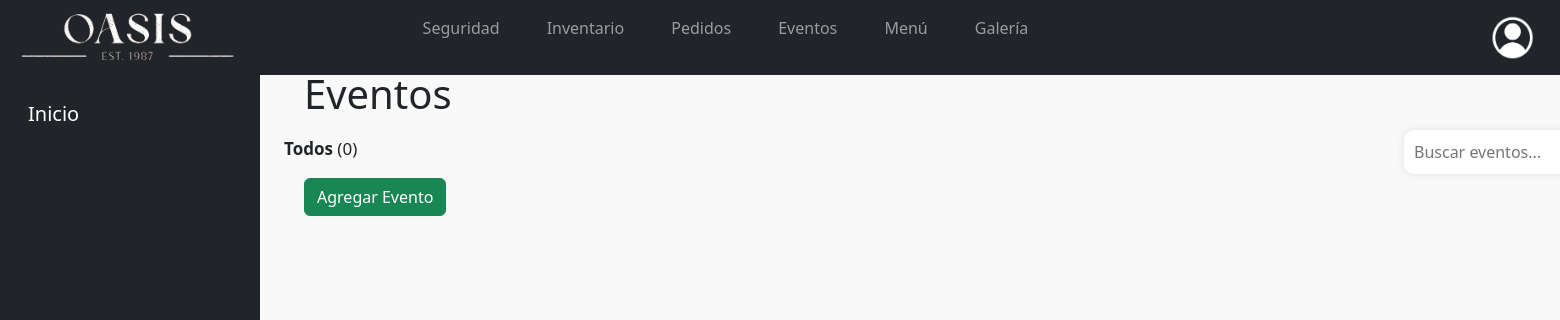
/Oasis/Gestion_Eventos/, run on an earlier commit of the app's database.
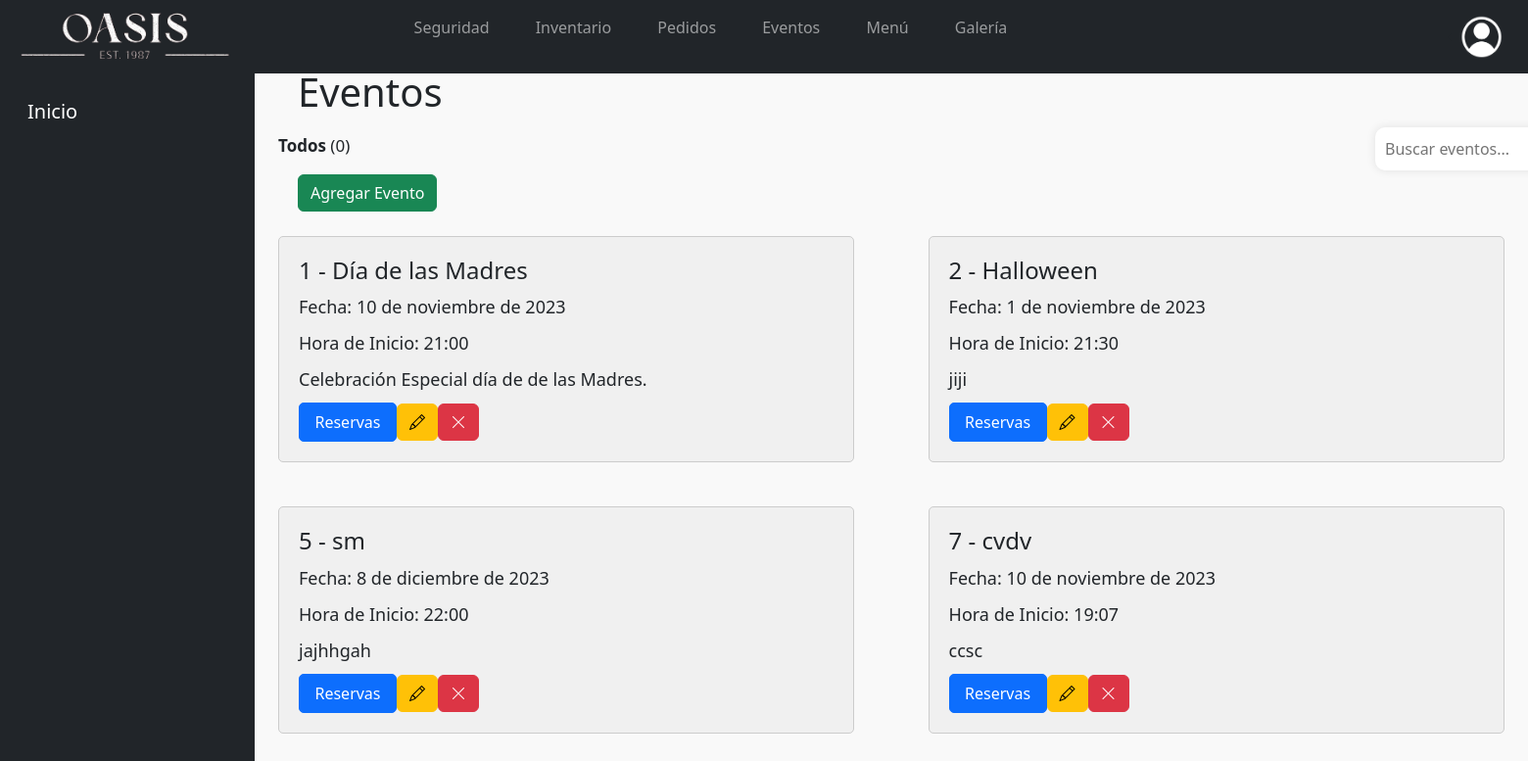
And on a later commit of the database.
### Oasis/models.py (models this page shows, shortened)
class Evento(models.Model):
    nombre = models.CharField(max_length=150)
    fecha = models.DateField()
    hora_incio = models.TimeField()
    descripcion = models.TextField()
    foto = models.ImageField(upload_to="fotos/", default= 'No_Image')

### Oasis/views.py (the view)
# urls.py: path('Gestion_Eventos/', views.Eventos, name='Eventos'),
def Eventos(request):
    q = Evento.objects.all()
    contexto = {'data' : q}
    return render(request, "Oasis/eventos/eveInicio.html", contexto)

### Oasis/templates/Oasis/eventos/eveInicio.html (shortened to what this page needs)
{% extends 'Oasis/barNav.html' %}
{% load static %}
{% block Opciones %}
  <li id='primeraOpcion' class="nav-item">
    <a class="nav-link text-white" href="{% url 'Eventos' %}">
      Inicio
    </a>
  </li>
{% endblock %}
{% block contenedor %}
    <h1>Eventos</h1>
    <div class="Contenido">
        <div class="conteos">
            <p><b>Todos</b> (<span id="totalUsuarios">0</span>)</p>
        </div>
        <div class="search">
            <input id="myInput" placeholder="Buscar eventos..." type="text">
        </div>
    </div>
    <div class="Agregar">
        <a type="button" class="btn btn-success" href="{% url 'eveForm' %}">Agregar Evento</a>
    </div>
    <div class="bloqueEvento">
        {% for i in data %}
            <div class="evento">
                <h2>{{ i.id}} - {{ i.nombre }}</h2>
                <p>Fecha: {{ i.fecha}}</p>
                <p>Hora de Inicio: {{ i.hora_incio }}</p>
                <p>{{ i.descripcion }}</p>
                <div class="botones">
                    <a href="{% url 'eveReserva' %}">
                        <button id="verReservaciones" class="btn btn-primary">Reservas</button>
                    </a>
                    <div class="botonesCrud">
                        <a type="button" class="btn btn-warning" href="{% url 'eveFormActualizar' i.id %}"><i class="bi bi-pencil"></i></a>
                        <a type="button" class="btn btn-danger" href="javascript:eliminar('{% url 'eliminarEvento' i.id %}')"><i class="bi bi-x-lg"></i></a>
                    </div>
                </div>
            </div>
        {% endfor %}
{% endblock %}

### Oasis/templates/Oasis/barNav.html (shortened to what this page needs)
{% load static %}
<!DOCTYPE html>
<html lang="en">
<head>
    <link rel="stylesheet" href="{% static 'Oasis/css/estiloDB.css' %}">
    <link rel="stylesheet" href="{% static 'Oasis/css/botonesDiseño.css' %}">
    <link rel="stylesheet" href="{% static 'Oasis/css/index.css' %}">
    <link rel="stylesheet" href="{% static 'Oasis/css/barrasGestiones.css' %}">
    <link rel="stylesheet" href="{% static 'Oasis/css/pedidos.css' %}">
    <link rel="stylesheet" href="{% static 'Oasis/css/mesas.css' %}">
    <link rel="stylesheet" href="{% static 'Oasis/css/pedidoEmpleado.css' %}">
    <link rel="stylesheet" href="{% static 'Oasis/css/eventos.css' %}">
    <link rel="stylesheet" href="{% static 'Oasis/css/galeria.css' %}">
    <link rel="stylesheet" href="{% static 'Oasis/css/bootstrap.min.css' %}">
    <link rel="stylesheet" href="https://cdn.jsdelivr.net/npm/bootstrap-icons@1.11.1/font/bootstrap-icons.css" />
    <link href="https://cdn.datatables.net/1.13.6/css/dataTables.bootstrap5.min.css" rel="stylesheet">
    <link href="https://cdnjs.cloudflare.com/ajax/libs/twitter-bootstrap/5.3.0/css/bootstrap.min.css" rel="stylesheet">
</head>
<body>
    <header>
        <nav class="navbar navbar-expand-lg bg-dark navbar-dark">
            <div class="container-fluid">
                <img src="{% static 'Oasis/img/logoOasisBlanco.png' %}" alt="logo_oasis" width="15%">
                <div class="collapse navbar-collapse " id="navbarSupportedContent">
                    <div id="pru">
                        <ul class="navbar-nav mb-2 mb-lg-0 navIzquierda">
                            <li class="nav-item">
                                <a class="nav-link toggle opcionesNav" href="{% url 'guInicio' %}" role="button">
                                    Seguridad
                                </a>
                            </li>
                            <li class="nav-item">
                                <a class="nav-link toggle opcionesNav" href="{% url 'invInicio'%}" role="button">
                                    Inventario
                                </a>
                            </li>
                            <li class="nav-item">
                                <a class="nav-link toggle opcionesNav" href="{% url 'peInicio' %}" role="button">
                                    Pedidos
                                </a>
                            </li>
                            <li class="nav-item">
                                <a class="nav-link toggle opcionesNav" href="{% url 'Eventos' %}" role="button">
                                    Eventos
                                </a>
                            </li>
                            <li class="nav-item">
                                <a class="nav-link toggle opcionesNav" href="{% url 'Menu' %}" role="button">
                                    Menú
                                </a>
                            </li>
                            <li class="nav-item">
                                <a class="nav-link toggle opcionesNav" href="{% url 'gaInicio' %}" role="button">
                                    Galería
                                </a>
                            </li>
                        </ul>
                        <div class="dropdown dropstart">
                            <button type="button" class="btn dropdown-toggle" data-bs-toggle="dropdown">
                              <img src="{% static 'Oasis/img/logoUser.png' %}" alt="LogoUsario" width="45px" height="45px">
                            </button>
                        </div>
                    </div>
                </div>
        </nav>
    </header>
    <div class="container-fluid">
        <div class="row">
            <nav id="sidebar" class="col-md-3 col-lg-2 d-md-block bg-dark sidebar">
                <div class="position-sticky">
                    <ul id="listaOpciones" class="nav flex-column">
                        {% block Opciones %}{% endblock %}
                    </ul>
                </div>
            </nav>
            <main class="col-md-9 ms-sm-auto col-lg-10 px-md-4">
                {% block contenedor %}
                {% endblock %}
            </main>
        </div>
    </div>
</body>
</html>

### Oasis/static/Oasis/css/index.css (style rules this page uses)
header { height: 70px; width: 100%; background-repeat: no-repeat; background-size: cover; position: sticky; z-index: 10; transition: background-color 0.3s; }
#pru { width: 100%; display: flex; flex-direction: row; justify-content:space-between ; }
.opcionesNav { color: white; font-size: 2.5vh; }
.navIzquierda { width: 50%; display: flex; justify-content: space-around; margin-left: 12%; }
.botones { width: 31%; display: flex; align-items: center; justify-content: space-between; }

### Oasis/static/Oasis/css/barrasGestiones.css (style rules this page uses)
#sidebar { position: sticky; top: 0; height: 100vh; overflow-y: auto; }
#primeraOpcion { display: flex; align-items: center; height: 60px; margin-top: 6%; color: white; font-size: 20px; }
main { background-color: #f9f9f9; }
main h1 { margin-left: 20px; }
.Contenido { display: flex; justify-content: space-between; align-items: center; width: 1500px; margin-right: 20px; }
.Agregar { margin-left: 20px; }
.conteos { display: flex; width: 500px; justify-content: space-between; }
.conteos p { margin-top: 10px; font-size: 17px; }
.search { display: inline-block; position: relative; }
.search input[type="text"] { width: 380px; padding: 10px; border: none; border-radius: 10px; box-shadow: 0 0 10px rgba(0, 0, 0, 0.1); }

### Oasis/static/Oasis/css/eventos.css (style rules this page uses)
.bloqueEvento { display: flex; flex-wrap: wrap; justify-content: space-between; max-height: auto; }
.evento { border: 1px solid #ccc; border-radius: 5px; padding: 20px; width: 47%; margin-bottom: 20px; background-color: #f0f0f0; margin-top: 2%; }
.evento h2 { font-size: 24px; margin-bottom: 10px; }
.evento p { font-size: 18px; margin-bottom: 10px; }
#verReservaciones { display: inline-block; padding: 7px ; width: 100px; color: #fff; text-decoration: none; border-radius: 5px; transition: background-color 0.3s; }
.botones { display: flex; justify-content: space-between; }
.botonesCrud { display: flex; justify-content: space-between; width: 170px; }

What changed in the data, as far as the page shows it:
added Evento: id "1", nombre "Día de las Madres", fecha "10 de noviembre de 2023", hora_incio "21:00", descripcion "Celebración Especial día de de las Madres."
added Evento: id "2", nombre "Halloween", fecha "1 de noviembre de 2023", hora_incio "21:30", descripcion "jiji"
added Evento: id "5", nombre "sm", fecha "8 de diciembre de 2023", hora_incio "22:00", descripcion "jajhhgah"
added Evento: id "7", nombre "cvdv", fecha "10 de noviembre de 2023", hora_incio "19:07", descripcion "ccsc"
